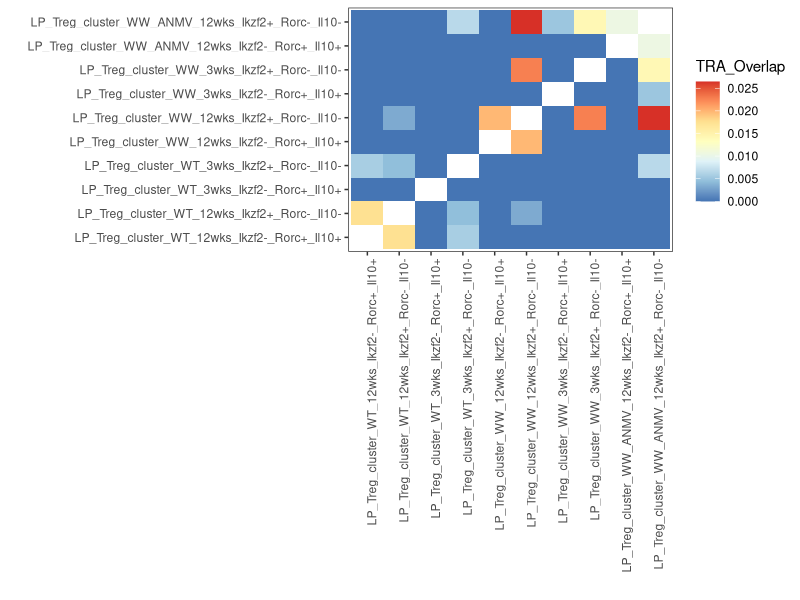

Source code (R):
############
############
#setwd("current_directory")

library(readxl)
library(ggplot2)

############
############
df_dist_TRA_LP_Treg_cluster_concise<-read_excel("LP_CD4_Treg_cluster_clonal_overlap_TRA_Ikzf2_Rorc_Il10.xlsx",sheet= "Overlap_Jaccard_index")
############
############
pops_to_include<-data.frame(Sample=c("LP_Treg_cluster_WW_12wks_Ikzf2+_Rorc-_Il10-",
"LP_Treg_cluster_WW_ANMV_12wks_Ikzf2+_Rorc-_Il10-",
"LP_Treg_cluster_WT_3wks_Ikzf2+_Rorc-_Il10-",
"LP_Treg_cluster_WT_12wks_Ikzf2+_Rorc-_Il10-",
"LP_Treg_cluster_WT_12wks_Ikzf2-_Rorc+_Il10+",
"LP_Treg_cluster_WW_3wks_Ikzf2+_Rorc-_Il10-",
"LP_Treg_cluster_WW_ANMV_12wks_Ikzf2-_Rorc+_Il10+",
"LP_Treg_cluster_WT_3wks_Ikzf2-_Rorc+_Il10+",
"LP_Treg_cluster_WW_3wks_Ikzf2-_Rorc+_Il10+",
"LP_Treg_cluster_WW_12wks_Ikzf2-_Rorc+_Il10+"))



########################
########################

ind_relev1<-which(df_dist_TRA_LP_Treg_cluster_concise$sample1 %in% pops_to_include$Sample)

ind_relev2<-which(df_dist_TRA_LP_Treg_cluster_concise$sample2 %in% pops_to_include$Sample)

df_dist_TRA_LP_Treg_cluster_concise_12and3wks<-df_dist_TRA_LP_Treg_cluster_concise[(intersect(ind_relev1,ind_relev2)),]
##################
##################

############
############
colnames(df_dist_TRA_LP_Treg_cluster_concise_12and3wks)[3]<-"TRA_Overlap"

df_dist_TRA_LP_Treg_cluster_concise_12and3wks_add<-df_dist_TRA_LP_Treg_cluster_concise_12and3wks

dum1<-df_dist_TRA_LP_Treg_cluster_concise_12and3wks_add$sample1
dum2<-df_dist_TRA_LP_Treg_cluster_concise_12and3wks_add$sample2

df_dist_TRA_LP_Treg_cluster_concise_12and3wks_add$sample1<-dum2
df_dist_TRA_LP_Treg_cluster_concise_12and3wks_add$sample2<-dum1

df_dist_TRA_LP_Treg_cluster_concise_12and3wks_combo<-rbind(df_dist_TRA_LP_Treg_cluster_concise_12and3wks,df_dist_TRA_LP_Treg_cluster_concise_12and3wks_add)

target_order<-sort(unique(as.character(df_dist_TRA_LP_Treg_cluster_concise_12and3wks_combo$sample1)))



df_dist_TRA_LP_Treg_cluster_concise_12and3wks_combo$sample1<-factor(df_dist_TRA_LP_Treg_cluster_concise_12and3wks_combo$sample1,levels=target_order)

df_dist_TRA_LP_Treg_cluster_concise_12and3wks_combo$sample2<-factor(df_dist_TRA_LP_Treg_cluster_concise_12and3wks_combo$sample2,levels=target_order)

max_val<-max(df_dist_TRA_LP_Treg_cluster_concise_12and3wks_combo$TRA_Overlap)

pdf("Figure_S5D.pdf",width=8, height=6)
ggplot(df_dist_TRA_LP_Treg_cluster_concise_12and3wks_combo,aes(x=sample1,y=sample2,fill=TRA_Overlap))+geom_tile()+ ylab("")+ xlab("")+ scale_fill_continuous(limits=c(0,max_val), breaks=seq(0,max_val,by=0.04))+scale_fill_distiller(palette="RdYlBu")+ theme_bw()+
theme(strip.background =element_rect(fill="white"))+theme(axis.text.x = element_text(angle = 90,vjust = 1, hjust=1),panel.grid.major = element_blank(), panel.grid.minor = element_blank())
dev.off()
############
############
